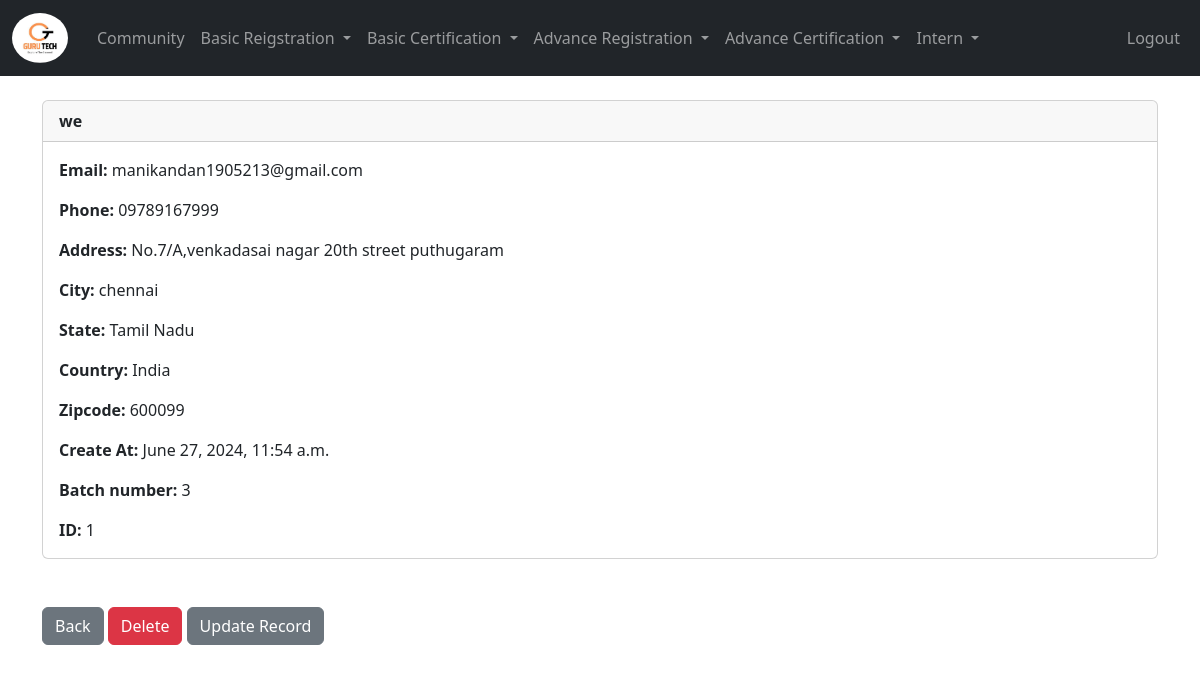
/record_intern_reg/1 (signed in), run on the app's committed database.
### app1/models.py (models this page shows, shortened)
class Record_intern_reg(models.Model):
    created_at = models.DateTimeField(auto_now_add=True)
    name = models.CharField(max_length=50)
    education = models.CharField(max_length=255,blank=True, null=True)
    passed_out_year = models.CharField(max_length=4,blank=True, null=True)
    college = models.CharField(max_length=255,blank=True, null=True)
    OCCUPATION_CHOICES = [
        ('working', 'Currently Working'),
        ('unemployed', 'Currently Unemployed'),
        ('still_studying', 'Currently Still Studying'),
    ]
    occupation = models.CharField(max_length=50, choices=OCCUPATION_CHOICES, blank=True, null=True)
    company_name = models.CharField(max_length=255, blank=True, null=True, default='nil')
    phone = models.CharField(max_length=15)
    email = models.CharField(max_length=100)
    father_name = models.CharField(max_length=255,blank=True, null=True)
    father_occupation = models.CharField(max_length=255,blank=True, null=True)
    mother_name = models.CharField(max_length=255,blank=True, null=True)
    mother_occupation = models.CharField(max_length=255,blank=True, null=True)
    address = models.CharField(max_length=100)
    city = models.CharField(max_length=50)
    state = models.CharField(max_length=50)
    zipcode = models.CharField(max_length=20)
    country = models.CharField(max_length=20,blank=True, null=True)
    batch_number = models.CharField(max_length=50, blank=True, null=True)
    disclaimer = models.BooleanField(default=False)
    cert = models.IntegerField(choices=[(0, '0'), (1, '1'), (2, '2')], default=0)
    start_date = models.DateField(blank=True, null=True)
    end_date = models.DateField(blank=True, null=True)

### app1/views.py (the view)
# urls.py: path('record_intern_reg/<int:pk>', views.customer_record_intern_reg, name='record_intern_reg'),
def customer_record_intern_reg(request, pk):
	if request.user.is_authenticated:
		customer_record = Record_intern_reg.objects.get(id=pk)
		return render(request, 'record_intern_reg.html', {'customer_record':customer_record})
	else:
		messages.success(request, "You Must Be Logged In To View That Page...")
		return redirect('home')

### templates/record_intern_reg.html
{% extends 'base.html' %}
{% block content %}
<div class="card">
  <div class="card-header"><strong>
    	{{ customer_record.name }}
		</strong>
  </div>
  <div class="card-body">
<p class="card-text">
<strong>Email: </strong>{{ customer_record.email }}</p>
<p class="card-text">
<strong>Phone: </strong>{{ customer_record.phone }}
</p>
<p class="card-text">
<strong>Address: </strong>{{ customer_record.address }}</p>
<p class="card-text">
<strong>City: </strong>{{ customer_record.city }}</p>
<p class="card-text">
<strong>State: </strong>{{ customer_record.state }}</p>
<p class="card-text">
  <strong>Country: </strong>{{ customer_record.country }}</p>
<p class="card-text">
<strong>Zipcode: </strong>{{ customer_record.zipcode }}</p>
<p class="card-text">
<strong>Create At: </strong>{{ customer_record.created_at }}</p>
<p class="card-text">
  <strong>Batch number: </strong>{{ customer_record.batch_number }}</p>
<p class="card-text">
<strong>ID: </strong>{{ customer_record.id }}</p>
  </div>
</div>
<br/><br/>
<a href="{% url 'home' %}" class="btn btn-secondary">Back</a>
<a href="{% url 'delete_record_intern_reg' customer_record.id %}" class="btn btn-danger">Delete</a>
<a href="{% url 'update_record_intern_reg' customer_record.id %}" class="btn btn-secondary">Update Record</a>
{% endblock %}

### data on the page
Record_intern_reg: name "we", email "manikandan1905213@gmail.com", phone "09789167999", address "No.7/A,venkadasai nagar 20th street puthugaram", city "chennai", state "Tamil Nadu", country "India", zipcode "600099", created_at "June 27, 2024, 11:54 a.m.", batch_number "3", id "1"
